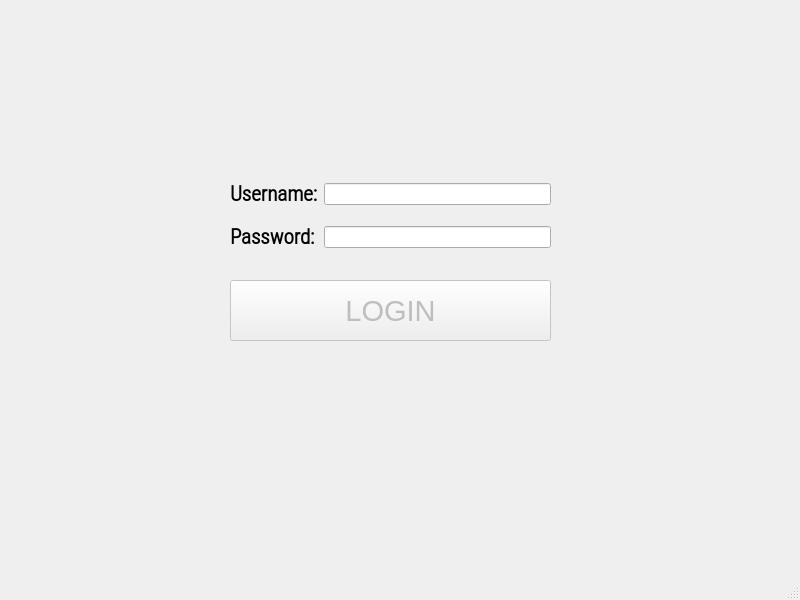
<?xml version="1.0" encoding="UTF-8"?>
<ui version="4.0">
 <class>MainWindow</class>
 <widget class="QMainWindow" name="MainWindow">
  <property name="geometry">
   <rect>
    <x>0</x>
    <y>0</y>
    <width>800</width>
    <height>600</height>
   </rect>
  </property>
  <property name="windowTitle">
   <string>MainWindow</string>
  </property>
  <widget class="QWidget" name="centralwidget">
   <widget class="QPushButton" name="btnLogin">
    <property name="enabled">
     <bool>false</bool>
    </property>
    <property name="geometry">
     <rect>
      <x>230</x>
      <y>280</y>
      <width>321</width>
      <height>61</height>
     </rect>
    </property>
    <property name="font">
     <font>
      <pointsize>22</pointsize>
     </font>
    </property>
    <property name="text">
     <string>LOGIN</string>
    </property>
   </widget>
   <widget class="QWidget" name="gridLayoutWidget">
    <property name="geometry">
     <rect>
      <x>230</x>
      <y>170</y>
      <width>321</width>
      <height>91</height>
     </rect>
    </property>
    <layout class="QGridLayout" name="gridLayout_3">
     <item row="0" column="0">
      <widget class="QLabel" name="label_3">
       <property name="font">
        <font>
         <family>Roboto Condensed Light</family>
         <pointsize>16</pointsize>
         <weight>75</weight>
         <bold>true</bold>
        </font>
       </property>
       <property name="text">
        <string>Username:</string>
       </property>
      </widget>
     </item>
     <item row="1" column="0">
      <widget class="QLabel" name="label_4">
       <property name="font">
        <font>
         <family>Roboto Condensed Light</family>
         <pointsize>16</pointsize>
         <weight>75</weight>
         <bold>true</bold>
        </font>
       </property>
       <property name="text">
        <string>Password:</string>
       </property>
      </widget>
     </item>
     <item row="0" column="1">
      <widget class="QLineEdit" name="txt_username">
       <property name="placeholderText">
        <string/>
       </property>
      </widget>
     </item>
     <item row="1" column="1">
      <widget class="QLineEdit" name="txt_password">
       <property name="echoMode">
        <enum>QLineEdit::Password</enum>
       </property>
      </widget>
     </item>
    </layout>
   </widget>
  </widget>
  <widget class="QMenuBar" name="menubar">
   <property name="geometry">
    <rect>
     <x>0</x>
     <y>0</y>
     <width>800</width>
     <height>21</height>
    </rect>
   </property>
  </widget>
  <widget class="QStatusBar" name="statusbar"/>
 </widget>
 <resources/>
 <connections/>
</ui>
